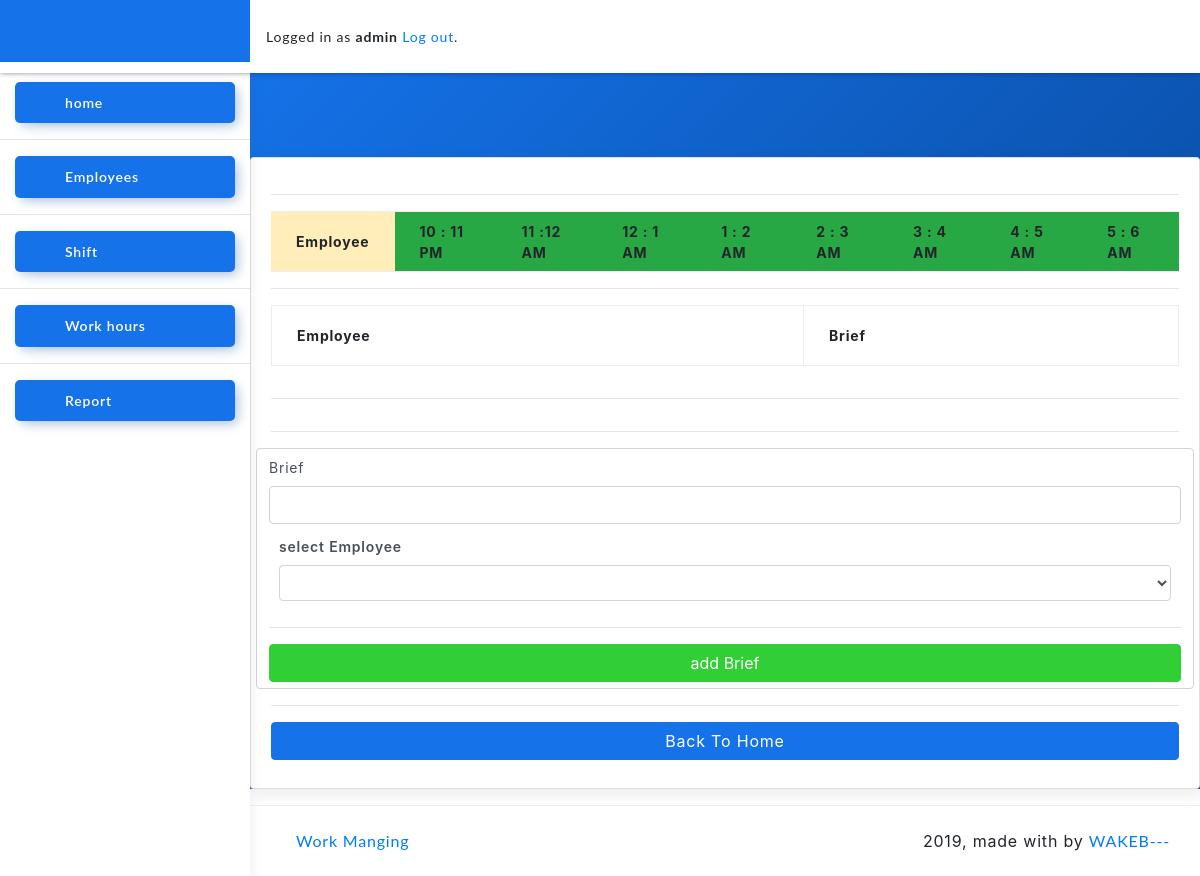
/manager/work_hour_update/947 (signed in), run on an earlier commit of the app's database.
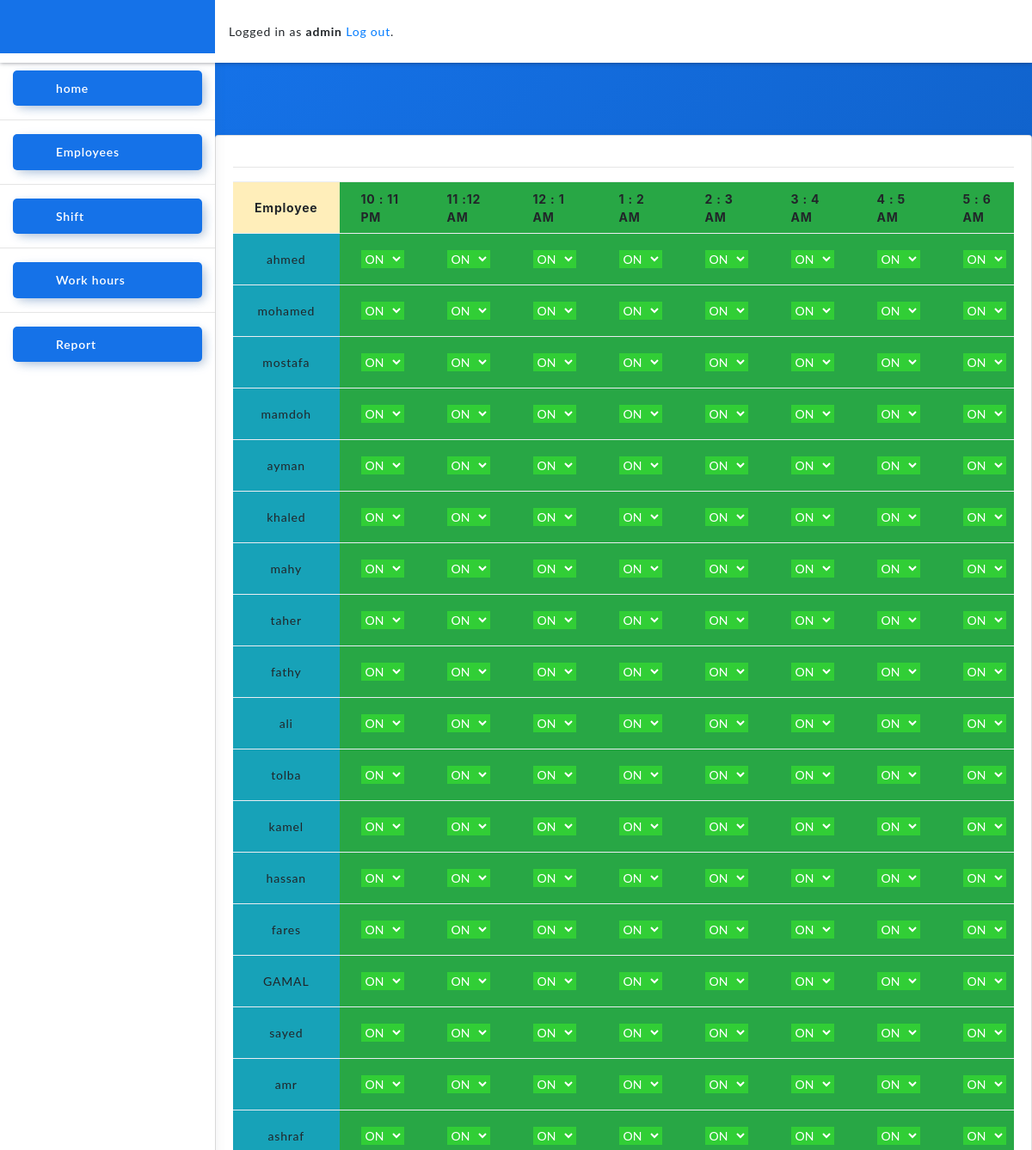
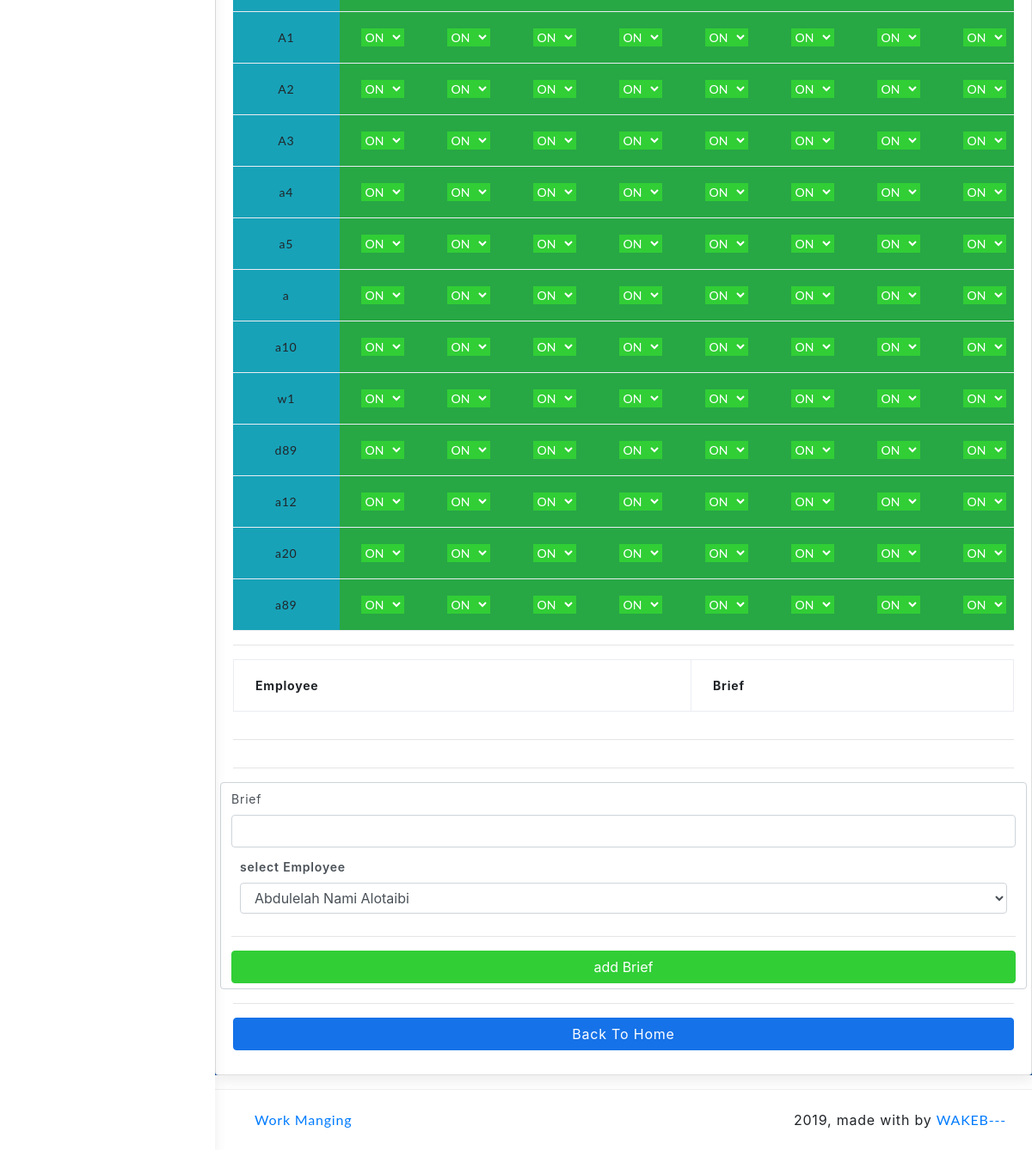
And on a later commit of the database (2 pictures, top to bottom).
### administration/models.py (models this page shows)
class User(AbstractUser):
    is_manager = models.BooleanField(default=False)
    is_empolyee = models.BooleanField(default=False)

class EmployeeStatus(models.Model):
    type_tuple = (
        (1, 'M'),
        (2, 'A'),
        (3, 'N'),
        (4, 'On Call'),
        (5, 'Sleap'),
        (6, 'OFF Day'),
    )
    day=models.DateField()
    type=models.IntegerField(
        choices=type_tuple,
        default=6
    )
    employee=models.ForeignKey(Employee,on_delete=models.CASCADE,related_name='cases')
    called=models.BooleanField(default=False)

class Employee(models.Model):
    user=models.OneToOneField(User,on_delete=models.CASCADE)
    level_tuple=(
        (1,'ِACC'),
        (2,'APP'),
        (3,'ACC supervisor'),
        (4,'APP supervisor'),
        (5,'Tower supervisor'),
    )
    level=models.IntegerField(
        default=1,
        choices=level_tuple
    )
    age=models.PositiveSmallIntegerField( default=20)
    fullName = models.CharField(max_length=150)
    phoneNumber = models.CharField(max_length=100)
    group=models.ForeignKey(Group,on_delete=models.CASCADE,related_name='employees',null=True )
    morring=models.IntegerField(default=0)
    afternoon=models.IntegerField(default=0)
    evening=models.IntegerField(default=0)
    def __str__(self):
        return self.user.username

### administration/views/Manager.py (the view)
# urls.py: path('work_hour_update/<int:pk>', Manager.work_hour_update, name='work_hour_update'),
@login_required
@manager_required
def work_hour_update(request,pk):
    group_shift = GroupStatus.objects.get(pk=pk)
    Shift_hours = EmployeeStatus.objects.filter(day=group_shift.day, type=group_shift.type)
    shift = group_shift.type
    data=[]
    for ele in Shift_hours:
        if workHours.objects.filter(status=ele).count() == 0:
            work_object = workHours.objects.create(status=ele)
        else:
            work_object = workHours.objects.get(status=ele)
        data.append({
            'shift': ele,
            'workhour': work_object
        })
    briefs=Brief.objects.filter(shift=pk)
    return render(request, 'work/manager/shiftworks.html', {
        'type': shift,
        'data': data,
        'group_shift': group_shift,
        'briefs':briefs
    })

### administration/templates/work/manager/shiftworks.html (shortened to what this page needs)
{% extends 'base.html' %}
{% block content %}
<hr>
<div class="table-responsive">
<table class="table  text.center ">
    <tr class=" from-control bg-success">
            <th class="table-warning">Employee</th>
            {% if type == 1 %}
            <th> 6 : 7 AM</th>
            <th> 7 : 8 AM</th>
            <th> 8 : 9 AM</th>
            <th> 9 : 10 AM</th>
            <th> 10 : 11 AM</th>
            <th> 11 : 12 PM</th>
            <th> 12 : 1 PM</th>
            <th> 1 : 2 PM</th>
            {% else %}
                <th> 10 : 11 PM</th>
                <th> 11 :12  AM</th>
                <th> 12 : 1 AM</th>
                <th> 1 : 2 AM</th>
                <th> 2 : 3 AM</th>
                <th> 3 : 4 AM</th>
                <th> 4 : 5 AM</th>
                <th> 5 : 6 AM</th>
            {% endif %}
        </tr>
        {% for ele in data %}
            <tr class="text-center form from-control  ">
                <td class="bg-info">{{ele.shift.employee}}</td>
                {% if ele.workhour.one == True %}
                <td class="bg-success" >
                    <select class=" btn-success">
                 {% else %}
                <td class="bg-danger" >
                    <select class=" btn-danger">
                 {% endif %}
                        <option value="1-1-{{ele.workhour.pk}}" {% if ele.workhour.one == True %}selected{% endif%}>ON</option>
                    </select>
                </td>
                {% if ele.workhour.two == True %}
                <td class="bg-success" >
                    <select class=" btn-success">
                 {% else %}
                <td class="bg-danger" >
                    <select class=" btn-danger">
                 {% endif %}
                        <option value="2-1-{{ele.workhour.pk}}" {% if ele.workhour.two == True %}selected{% endif%}>ON</option>
                    </select>
                </td>
                {% if ele.workhour.three == True %}
                <td class="bg-success" >
                    <select class=" btn-success">
                 {% else %}
                <td class="bg-danger" >
                    <select class=" btn-danger">
                 {% endif %}
                        <option value="3-1-{{ele.workhour.pk}}" {% if ele.workhour.three == True %}selected{% endif%}>ON</option>
                    </select>
                </td>
                {% if ele.workhour.four == True %}
                <td class="bg-success" >
                    <select class=" btn-success">
                 {% else %}
                <td class="bg-danger" >
                    <select class=" btn-danger">
                 {% endif %}
                        <option value="4-1-{{ele.workhour.pk}}" {% if ele.workhour.four == True %}selected{% endif%}>ON</option>
                    </select>
                </td>
                {% if ele.workhour.five == True %}
                <td class="bg-success" >
                    <select class=" btn-success">
                 {% else %}
                <td class="bg-danger" >
                    <select class=" btn-danger">
                 {% endif %}
                        <option value="5-1-{{ele.workhour.pk}}" {% if ele.workhour.five == True %}selected{% endif%}>ON</option>
                    </select>
                </td>
                {% if ele.workhour.six == True %}
                <td class="bg-success" >
                    <select class=" btn-success">
                 {% else %}
                <td class="bg-danger" >
                    <select class=" btn-danger">
                 {% endif %}
                        <option value="6-1-{{ele.workhour.pk}}" {% if ele.workhour.six == True %}selected{% endif%}>ON</option>
                    </select>
                </td>
                {% if ele.workhour.seven == True %}
                <td class="bg-success" >
                    <select class=" btn-success">
                 {% else %}
                <td class="bg-danger" >
                    <select class=" btn-danger">
                 {% endif %}
                        <option value="7-1-{{ele.workhour.pk}}" {% if ele.workhour.seven == True %}selected{% endif%}>ON</option>
                    </select>
                </td>
                {% if ele.workhour.eight == True %}
                <td class="bg-success" >
                    <select class=" btn-success">
                 {% else %}
                <td class="bg-danger" >
                    <select class=" btn-danger">
                 {% endif %}
                        <option value="8-1-{{ele.workhour.pk}}" {% if ele.workhour.eight == True %}selected{% endif%}>ON</option>
                    </select>
                </td>
            </tr>
        {% endfor %}
</table>
    <hr>
        {% if briefs|length >= 0 %}
                    <div class="table-responsive">
                        <table class="table table-hover table-bordered">
                            <tr>
                                <th>Employee</th>
                                <th>Brief</th>
                            </tr>
                        </table>
                    </div>
        {% else %}
            <h2 class="h1 text-center">this shift doesn't have any briefs yet </h2>
        {% endif %}
    <hr>
</div>
    <hr>
    <div class="row">
         <form class="form-control" method="post" action="{% url 'manager:addbrief' %}">
             <div>
                 <label for="input2"> Brief </label>
                 <input required class="form-control" type="text" name="Breif" id="input2">
             </div>
             <div class="form-group">
                <label for="exampleFormControlSelect1"> select Employee</label>
                <select class="form-control" id="exampleFormControlSelect1" name="employee">
                    {% for ele in data %}
                  <option value="{{ele.shift.employee.pk}}" >{{ele.shift.employee.fullName}}</option>
                    {% endfor %}
                </select>
              </div>
             <hr>
             <input class="form-control btn btn-success" type="submit" value="add Brief">
         </form>
        </div>
     <hr>
<a class="btn btn-primary text-center form-control h3" href="{%url 'manager:home' %}" xmlns="http://www.w3.org/1999/html"> Back To Home</a>
{% endblock %}

### templates/base.html (shortened to what this page needs)
{% load static %}
<!DOCTYPE html>
<html lang="en">
  <head>
    <link rel="stylesheet" href="{% static 'assets/css/atlantis.min.css' %}" />
    <link
      rel="stylesheet"
      href="https://maxcdn.bootstrapcdn.com/bootstrap/4.0.0/css/bootstrap.min.css"
    />
    <link
      rel="stylesheet"
      type="text/css"
      href="{% static 'vendor/fontello-2f186091/css/fontello.css' %}"
    />
  </head>
  <body>
    <div class="wrapper">
      <div class="main-header">
        {% if user.is_authenticated %}
        <div class="logo-header" data-background-color="blue">
          <div class="nav-toggle">
            <button class="btn btn-toggle toggle-sidebar">
            </button>
          </div>
        </div>
        {% endif %}
        <nav class="navbar navbar-header navbar-expand-lg text-right">
          <div class=" text-right right">
            {% if user.is_authenticated %}
            <p class="pt-3">
              Logged in as <strong>{{ user.username }}</strong>
              <a href="{% url 'logout' %}">Log out</a>.
            </p>
            {% else %}
            <a href="{% url 'login' %}" class="btn btn-light" role="button"
              >Log in</a
            >
            {% endif %}
          </div>
        </nav>
      </div>
      {% if user.is_authenticated %} {% if user.is_manager %}
      <div class="sidebar sidebar-style-2">
        <div class="sidebar-wrapper scrollbar scrollbar-inner">
          <div class="sidebar-content">
            <ul class="nav nav-primary">
              <li class="nav-item active">
                <a href="{% url 'home' %}">
                  <p>home</p>
                </a>
              </li>
              <hr />
              <li class="nav-item active">
                <a href="{% url 'signup' %}">
                  <p>Employees</p>
                </a>
              </li>
              <hr />
              <li class="nav-item active">
                <a href="{% url 'manager:home_to' 1  %}">
                  <p>Shift</p>
                </a>
              </li>
              <hr />
              <li class="nav-item active">
                <a href="{% url 'manager:home_to' 2  %}">
                  <p>Work hours</p>
                </a>
              </li>
              <hr />
              <li class="nav-item active">
                <a href="{% url 'manager:reports' %}">
                  <p>Report</p>
                </a>
              </li>
            </ul>
          </div>
        </div>
      </div>
      {% endif %} {% endif %}
      <div class="main-panel">
        <div class="container">
          <div class="panel-header bg-primary-gradient">
            <div class="page-inner py-5">
            </div>
            <div class="card mb-3">
              <div class="card-body">
                 {% block content %} {% endblock %}
              </div>
            </div>
          </div>
        </div>
        <footer class="footer">
          <div class="container-fluid">
            <nav class="pull-left">
              <ul class="nav">
                <li class="nav-item">
                  <a class="nav-link" href="#">
                    Work Manging
                  </a>
                </li>
              </ul>
            </nav>
            <div class="copyright ml-auto">
              2019, made with  by
              <a href="#">WAKEB---</a>
            </div>
          </div>
        </footer>
      </div>
    </div>
  </body>
</html>

What changed in the data, as far as the page shows it:
added EmployeeStatus: shift.employee "ahmed", value "ON"
added EmployeeStatus: shift.employee "mohamed", value "ON"
added EmployeeStatus: shift.employee "mostafa", value "ON"
added EmployeeStatus: shift.employee "mamdoh", value "ON"
added EmployeeStatus: shift.employee "ayman", value "ON"
added EmployeeStatus: shift.employee "khaled", value "ON"
added EmployeeStatus: shift.employee "mahy", value "ON"
added EmployeeStatus: shift.employee "taher", value "ON"
added EmployeeStatus: shift.employee "fathy", value "ON"
added EmployeeStatus: shift.employee "ali", value "ON"
added EmployeeStatus: shift.employee "tolba", value "ON"
added EmployeeStatus: shift.employee "kamel", value "ON"
added EmployeeStatus: shift.employee "hassan", value "ON"
added EmployeeStatus: shift.employee "fares", value "ON"
added EmployeeStatus: shift.employee "GAMAL", value "ON"
added EmployeeStatus: shift.employee "sayed", value "ON"
added EmployeeStatus: shift.employee "amr", value "ON"
added EmployeeStatus: shift.employee "ashraf", value "ON"
added EmployeeStatus: shift.employee "A1", value "ON"
added EmployeeStatus: shift.employee "A2", value "ON"
added EmployeeStatus: shift.employee "A3", value "ON"
added EmployeeStatus: shift.employee "a4", value "ON"
added EmployeeStatus: shift.employee "a5", value "ON"
added EmployeeStatus: shift.employee "a", value "ON"
added EmployeeStatus: shift.employee "a10", value "ON"
added EmployeeStatus: shift.employee "w1", value "ON"
added EmployeeStatus: shift.employee "d89", value "ON"
added EmployeeStatus: shift.employee "a12", value "ON"
added EmployeeStatus: shift.employee "a20", value "ON"
added EmployeeStatus: shift.employee "a89", value "ON"
Also different on the page:
form field employee: (not shown) → "Abdulelah Nami Alotaibi"
